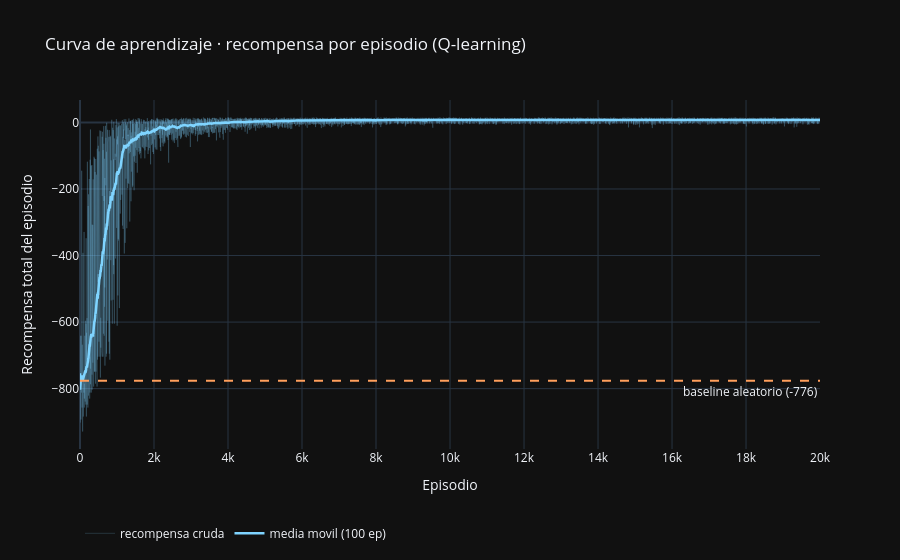

Source (notebook cell):
### Markdown cell above
## 📈 4 · Curva de aprendizaje

Recompensa por episodio (media movil): la firma visual de que el agente esta aprendiendo.

### Code cell
# Curva de aprendizaje: recompensa por episodio con media movil (ventana 100).
# La media movil suaviza la varianza enorme episodio-a-episodio y deja ver la tendencia.
def media_movil(x, w=100):
    return pd.Series(x).rolling(w, min_periods=1).mean().values

mm_rec = media_movil(recompensas_ep, 100)
x = np.arange(EPISODIOS)

fig = go.Figure()
fig.add_trace(go.Scatter(x=x, y=recompensas_ep, mode='lines', name='recompensa cruda',
                         line=dict(color='rgba(127,212,255,0.18)', width=1)))
fig.add_trace(go.Scatter(x=x, y=mm_rec, mode='lines', name='media movil (100 ep)',
                         line=dict(color=PRIMARY, width=2.5)))
fig.add_hline(y=rec_rand.mean(), line_dash='dash', line_color=ACCENT,
              annotation_text=f'baseline aleatorio ({rec_rand.mean():.0f})',
              annotation_position='bottom right')
fig.update_layout(title='Curva de aprendizaje · recompensa por episodio (Q-learning)',
                  xaxis_title='Episodio', yaxis_title='Recompensa total del episodio',
                  legend=dict(orientation='h', y=-0.2))
fig.show()

# ¿En que episodio "converge"? Primer episodio cuya media movil supera +5 (umbral de exito)
umbral = 5.0
sup = np.where(mm_rec >= umbral)[0]
ep_conv = int(sup[0]) if len(sup) else None
print(f'Recompensa cruda: min={recompensas_ep.min():.0f}, max={recompensas_ep.max():.0f}')
print(f'Media movil final (ultimos 100 ep): {mm_rec[-1]:.2f}')
print(f'Converge (media movil cruza +{umbral:.0f}) en el episodio: {ep_conv}')

### Figure 1 — Plotly figure (JSON) as saved in the notebook; plotly's stock layout.template omitted (floating-point values rounded to 4 significant figures; data arrays with more than 128 entries replaced by an {"elided": "..."} marker saying what was removed)
{"data": [{"line": {"color": "rgba(127,212,255,0.18)", "width": 1}, "mode": "lines", "name": "recompensa cruda", "type": "scatter", "x": {"elided": "20000 int values"}, "y": {"elided": "20000 float values"}}, {"line": {"color": "#7fd4ff", "width": 2.5}, "mode": "lines", "name": "media movil (100 ep)", "type": "scatter", "x": {"elided": "20000 int values"}, "y": {"elided": "20000 float values"}}], "layout": {"annotations": [{"showarrow": false, "text": "baseline aleatorio (-776)", "x": 1, "xanchor": "right", "xref": "x domain", "y": -776.3, "yanchor": "top", "yref": "y"}], "legend": {"orientation": "h", "y": -0.2}, "shapes": [{"line": {"color": "#ff9f5c", "dash": "dash"}, "type": "line", "x0": 0, "x1": 1, "xref": "x domain", "y0": -776.3, "y1": -776.3, "yref": "y"}], "title": {"text": "Curva de aprendizaje · recompensa por episodio (Q-learning)"}, "xaxis": {"title": {"text": "Episodio"}}, "yaxis": {"title": {"text": "Recompensa total del episodio"}}}}
